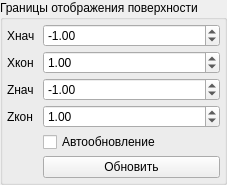
<?xml version="1.0" encoding="UTF-8"?>
<ui version="4.0">
 <class>ViewportSelector</class>
 <widget class="QWidget" name="ViewportSelector">
  <property name="geometry">
   <rect>
    <x>0</x>
    <y>0</y>
    <width>219</width>
    <height>178</height>
   </rect>
  </property>
  <property name="windowTitle">
   <string>ViewportSelector</string>
  </property>
  <layout class="QGridLayout" name="gridLayout">
   <property name="leftMargin">
    <number>0</number>
   </property>
   <property name="topMargin">
    <number>0</number>
   </property>
   <property name="rightMargin">
    <number>0</number>
   </property>
   <property name="bottomMargin">
    <number>0</number>
   </property>
   <property name="spacing">
    <number>0</number>
   </property>
   <item row="0" column="0">
    <widget class="QGroupBox" name="groupBox_4">
     <property name="title">
      <string>Границы отображения поверхности</string>
     </property>
     <layout class="QFormLayout" name="formLayout_2">
      <property name="horizontalSpacing">
       <number>8</number>
      </property>
      <property name="verticalSpacing">
       <number>4</number>
      </property>
      <property name="leftMargin">
       <number>4</number>
      </property>
      <property name="topMargin">
       <number>4</number>
      </property>
      <property name="rightMargin">
       <number>4</number>
      </property>
      <property name="bottomMargin">
       <number>4</number>
      </property>
      <item row="1" column="0">
       <widget class="QLabel" name="label_3">
        <property name="text">
         <string>Xкон</string>
        </property>
       </widget>
      </item>
      <item row="1" column="1">
       <widget class="QDoubleSpinBox" name="xEnd">
        <property name="minimum">
         <double>-1000000.000000000000000</double>
        </property>
        <property name="maximum">
         <double>1000000.000000000000000</double>
        </property>
        <property name="value">
         <double>1.000000000000000</double>
        </property>
       </widget>
      </item>
      <item row="2" column="0">
       <widget class="QLabel" name="label_4">
        <property name="text">
         <string>Zнач</string>
        </property>
       </widget>
      </item>
      <item row="2" column="1">
       <widget class="QDoubleSpinBox" name="zStart">
        <property name="minimum">
         <double>-1000000.000000000000000</double>
        </property>
        <property name="maximum">
         <double>1000000.000000000000000</double>
        </property>
        <property name="value">
         <double>-1.000000000000000</double>
        </property>
       </widget>
      </item>
      <item row="3" column="0">
       <widget class="QLabel" name="label_5">
        <property name="text">
         <string>Zкон</string>
        </property>
       </widget>
      </item>
      <item row="3" column="1">
       <widget class="QDoubleSpinBox" name="zEnd">
        <property name="minimum">
         <double>-1000000.000000000000000</double>
        </property>
        <property name="maximum">
         <double>1000000.000000000000000</double>
        </property>
        <property name="value">
         <double>1.000000000000000</double>
        </property>
       </widget>
      </item>
      <item row="0" column="1">
       <widget class="QDoubleSpinBox" name="xStart">
        <property name="minimum">
         <double>-1000000.000000000000000</double>
        </property>
        <property name="maximum">
         <double>1000000.000000000000000</double>
        </property>
        <property name="value">
         <double>-1.000000000000000</double>
        </property>
       </widget>
      </item>
      <item row="0" column="0">
       <widget class="QLabel" name="label_2">
        <property name="text">
         <string>Xнач</string>
        </property>
       </widget>
      </item>
      <item row="4" column="1">
       <widget class="QCheckBox" name="autoUpdateCheckBox">
        <property name="text">
         <string>Автообновление</string>
        </property>
       </widget>
      </item>
      <item row="5" column="1">
       <widget class="QPushButton" name="updateButton">
        <property name="text">
         <string>Обновить</string>
        </property>
       </widget>
      </item>
     </layout>
    </widget>
   </item>
  </layout>
 </widget>
 <layoutdefault spacing="6" margin="11"/>
 <resources/>
 <connections/>
</ui>
